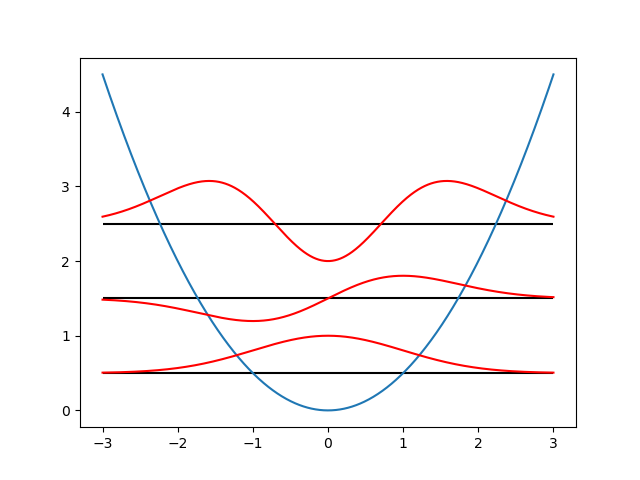

Write the Python code that produced this figure.
import numpy as np
import matplotlib.pyplot as plt

xq = np.linspace(-3, 3, 1000)
f1 = 1/2*xq**2
#i)
plt.plot(xq, f1)


#ii)
plt.hlines((1/2, 3/2, 5/2), -3, 3, 'k')

#iii)
g1 = 1/2 + 1/2*np.exp(-xq**2/2)
g2 = 3/2 + 1/2*xq*np.exp(-xq**2/2)
g3 = 5/2 + 1/2*(2*xq**2 - 1)*np.exp(-xq**2/2)
plt.plot(xq, g1, 'r')
plt.plot(xq, g2, 'r')
plt.plot(xq, g3, 'r')
plt.savefig('problem4.png')
plt.show()